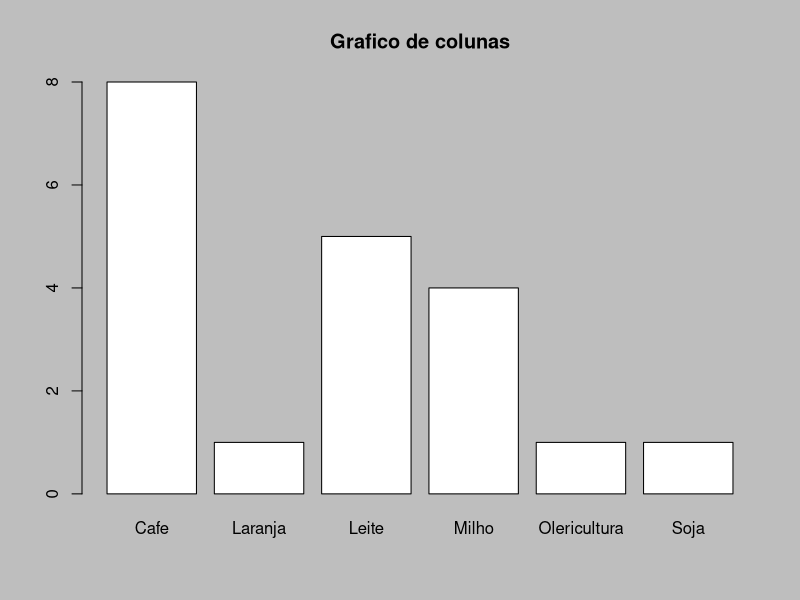
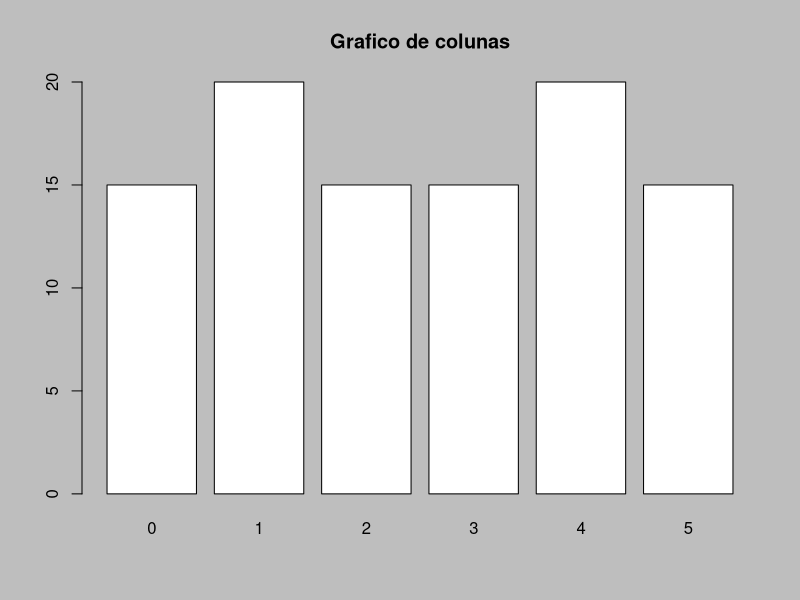
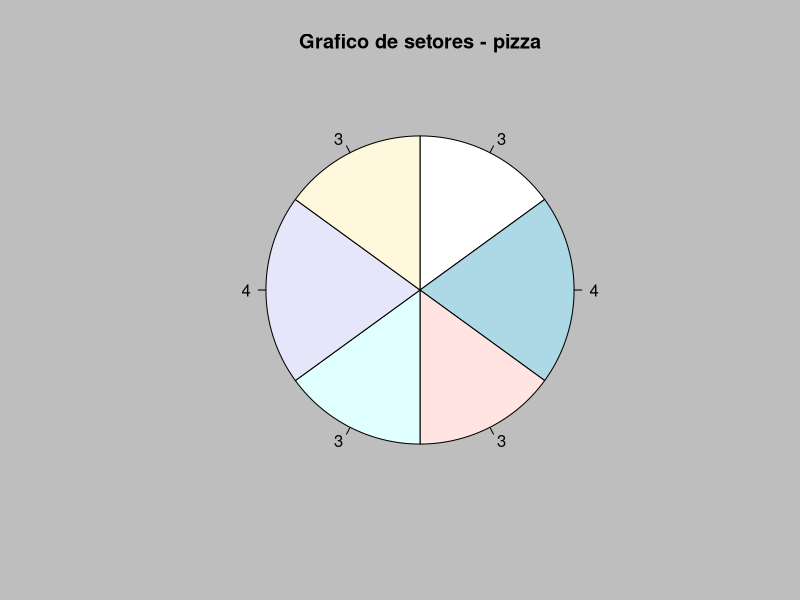
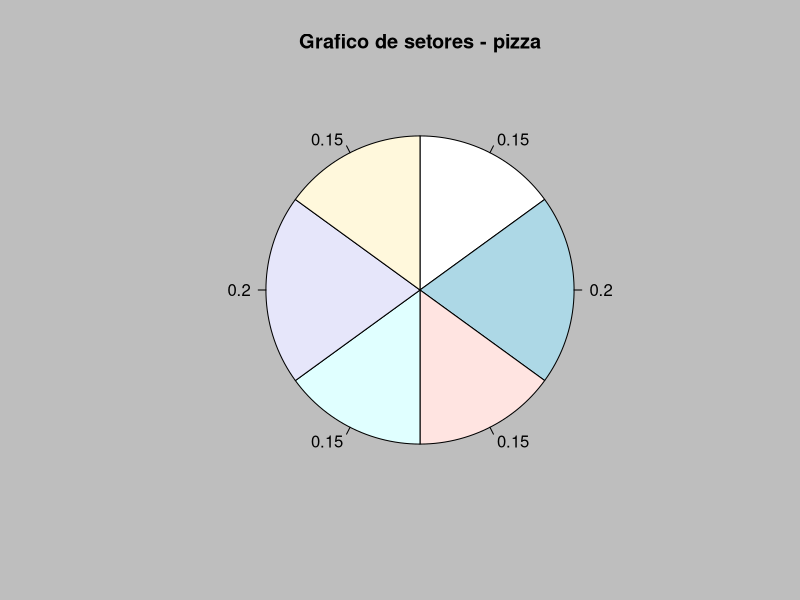
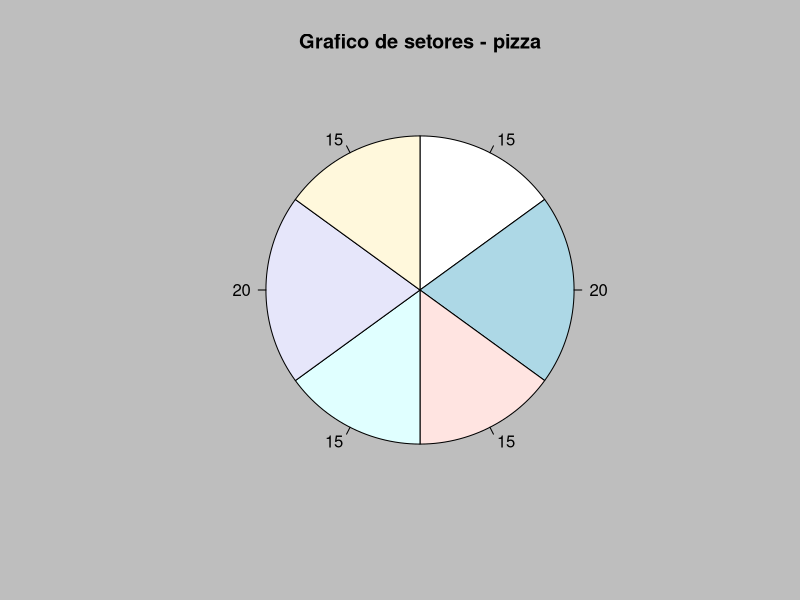
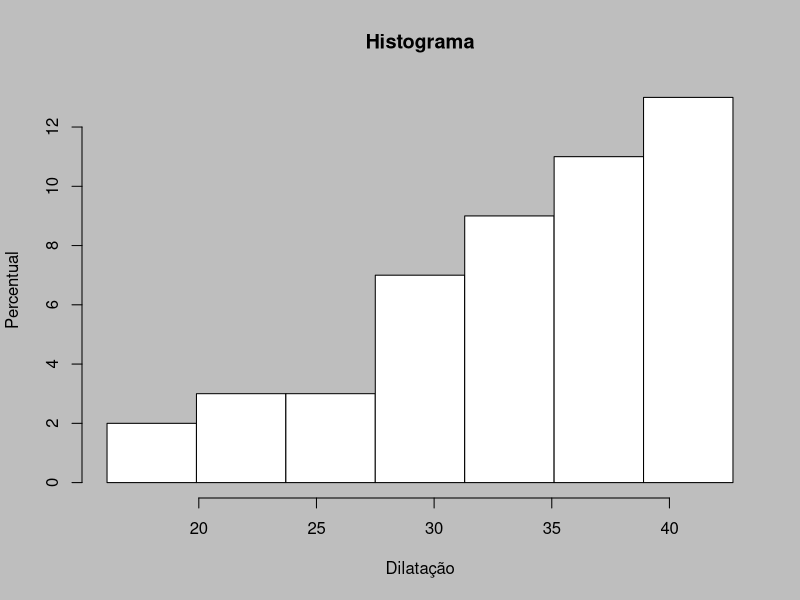

The R script that drew these images, in order:
######################################################################
###                                                               ####
###    MAF 172 - AULA 4 - INTRODUÇÃO AO PROGRAMA R                ####
###    PROF. GÉRSON SANTOS - gerson.santos@ufv.br                 ####
###                                                               ####
######################################################################

######################################################################
### Mudando o diretorio de trabalho
######################################################################

getwd() # este comando faz isso isso e aquilo
setwd("~/Documents/_______UFV - FLORESTAL/___MAF 172/MAF 172 - AULA 4") 
getwd()

######################################################################
### Carregando os dados
######################################################################

(quali = read.table("quali.txt"))

######################################################################
### Distribuicao de Frequencias e Medidas
######################################################################

attach(quali)
table(quali)
mode(quali)
length(quali[,1])
length(quali)
is.list(quali)

######################################################################
# Criar um vetor das frequencias observadas
######################################################################

(fa=c(8,1,5,4,1,1))
(fr=fa/length(quali[,1]))
(fp=fr*100)
(juntos=c(fa,fr,fp))
(tabela=matrix(juntos,dim(table(quali)),3))
(final=cbind(names(table(quali)),tabela))

par(bg="grey")
barplot(table(quali), col="white", main="Grafico de colunas")

######################################################################
### Explorando a variavel discreta
######################################################################

(x = scan("discreto.txt"))  # Atencao para essa nova forma de carregar dados

is.numeric(x)
range(x)
min(x)
max(x)

table(x)

######################################################################
# Criar um vetor das frequencias observadas
######################################################################

(fa=c(3,4,3,3,4,3))
(fr=fa/20)
(fp=fr*100)
(tabela=c(names(table(x)),fa,fr,fp))
(dft=matrix(tabela,6,4))

par(bg="grey")
barplot(fp, col="white", names.arg=dft[,1], main="Grafico de colunas")
pie(table(x), clockwise=TRUE, labels=fa, main="Grafico de setores - pizza")
pie(table(x), clockwise=TRUE, labels=fr, main="Grafico de setores - pizza")
pie(table(x), clockwise=TRUE, labels=fp, main="Grafico de setores - pizza")

######################################################################
# Medidas de Posicao
######################################################################

mean(x)
median(x)
subset(table(x),table(x)==max(table(x)))

######################################################################
# Medidas de Dispersao
######################################################################

var(x)
sd(x)
(sd(x)/mean(x))*100

######################################################################
# Explorando a variavel continua
######################################################################

(y = scan("continuo.txt"))

is.numeric(y)
range(y)
min(y)
max(y)

(classes=table(cut(y,breaks=seq(min(y)-1.9,max(y)+1.7,by=3.8))))

######################################################################
# Criar um vetor das frequencias observadas
######################################################################

(fa=c(2,3,3,7,9,11,13))
(fr=round(fa/48,4))
(fp=fr*100)
(tabela=c(names(classes),fa,fr,fp))
(dft=matrix(tabela,7,4))

par(bg="grey")
hist(y, breaks=seq(min(y)-1.9,max(y)+1.7,by=3.8), col="white", main="Histograma",
     xlab="Dilatação", ylab="Percentual")

######################################################################
# Medidas de Posicao
######################################################################

mean(y)
median(y)
subset(table(y),table(y)==max(table(y)))

######################################################################
# Medidas de Dispersao
######################################################################

var(y)
sd(y)
(sd(y)/mean(y))*100

######################################################################
### Teste de Normalidade
######################################################################

shapiro.test(y)

######################################################################
### Outras medidas importantes e ignoradas
######################################################################

require(timeDate) # essa função tbm carrega pacotes na memória
kurtosis(y)
skewness(y)
